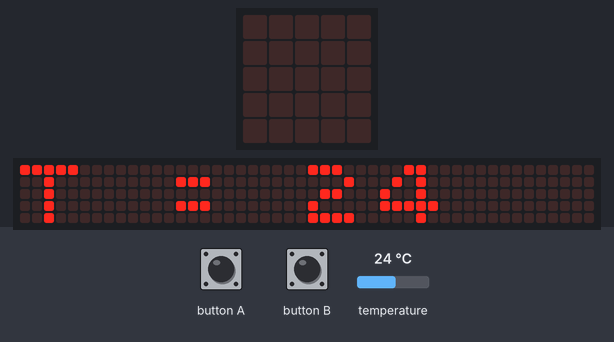
This program was run on a simulated BBC micro:bit (MakeCode). On the bench: the board's 5×5 LED display, a strip that is not on the board, showing the scrolling text unrolled. Inputs (shaded band) come from the test bench; at power-on: temperature 24 °C. The 48×5 strip is a reading aid, not a part: it shows the text the display is scrolling, unrolled, one strip-width of it at a time.

Above: at 6.1 s.
7.6 s: button A pressed for 0.15 s
At 9.6 s:
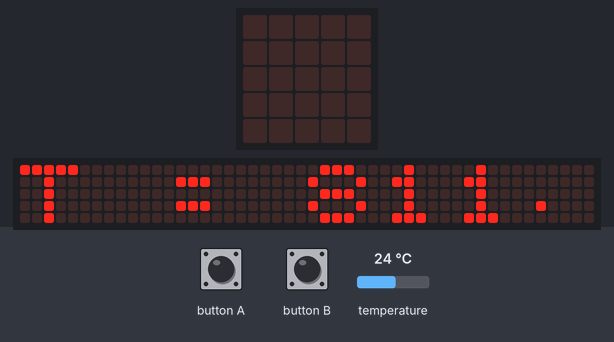
At 29.0 s:
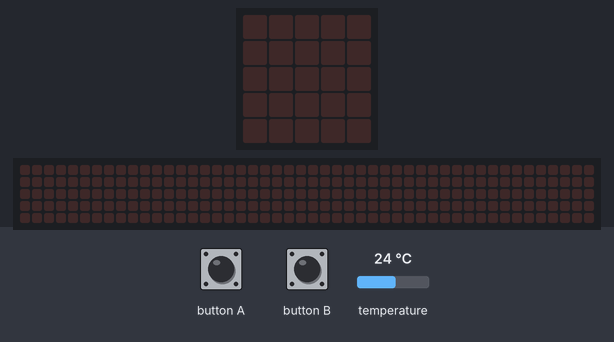

The program:

main.ts
```typescript
input.onButtonPressed(Button.A, function () {
    basic.showString("T = " + input.temperature() * (1.8 + 32) + "F")
})
input.onButtonPressed(Button.B, function () {
    basic.showString("T = " + (input.temperature() + 273.15) + "K")
})
basic.showString("T = " + input.temperature())
```

test.ts
```typescript
// aquí va el archivo "tests"; esto no se compilará cuando este paquete se utilice como una extensión.
```

Measured:
- after the input at 7.6 s, the display: changes after 0.15 s (image 1)
- what the display in image 1 shows lasts 0.6 s, from 9.3 s to 9.9 s
